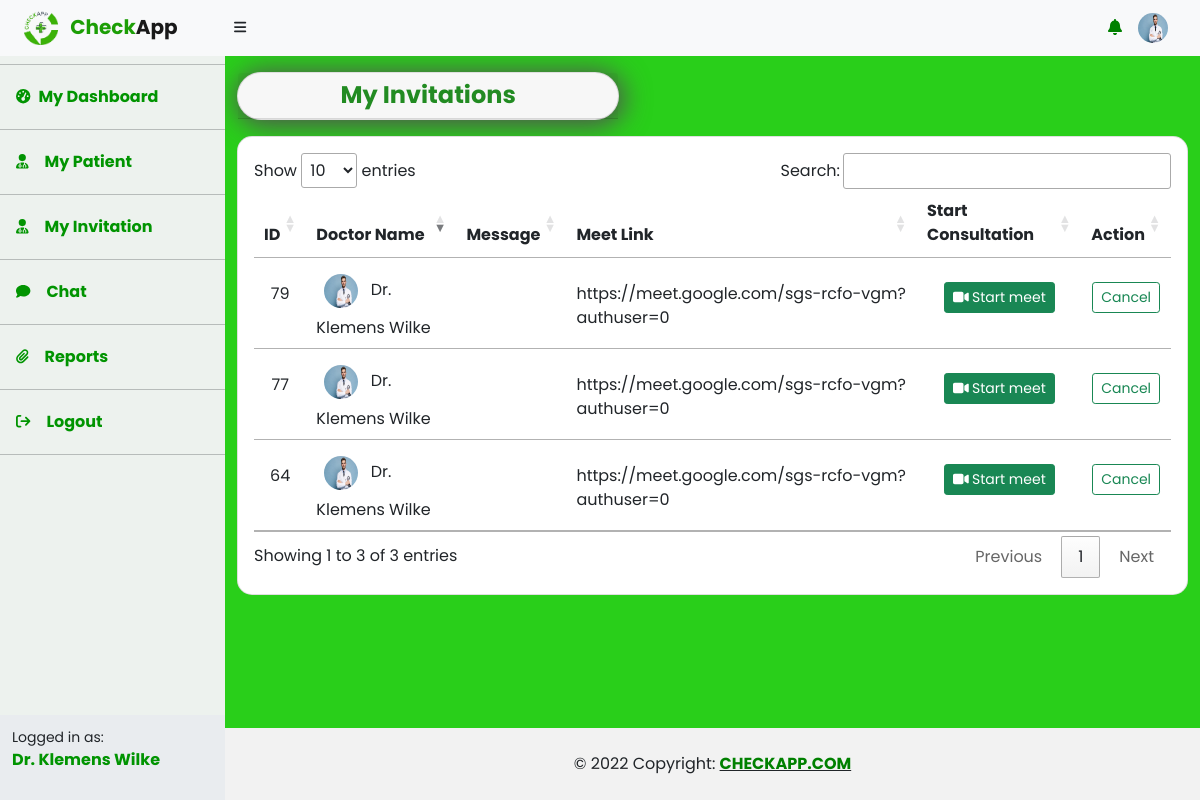
Screenshot of /Doctor-MyInvitations.php (signed in) with the database file from the repository.
### tables this page shows
CREATE TABLE `doctor_record` (
  `Doctor_ID` int(11) NOT NULL,
  `FirstName` varchar(100) NOT NULL,
  `MiddleName` varchar(100) NOT NULL,
  `LastName` varchar(100) NOT NULL,
  `Medical_Specialization` varchar(50) NOT NULL,
  `Gender` varchar(50) NOT NULL,
  `Birthdate` varchar(50) NOT NULL,
  `Age` varchar(50) NOT NULL,
  `Province` varchar(50) NOT NULL,
  `City` varchar(50) NOT NULL,
  `Contact_No` varchar(20) NOT NULL,
  `Photo` varchar(200) NOT NULL,
  `Start_Time` time NOT NULL,
  `End_Time` time NOT NULL,
  `Email` varchar(100) NOT NULL,
  `Password` varchar(100) NOT NULL,
  `User_status` varchar(20) NOT NULL
);

CREATE TABLE `invitation_record` (
  `Invitation_ID` int(11) NOT NULL,
  `Patient_ID` int(11) NOT NULL,
  `Doctor_ID` int(11) NOT NULL,
  `Doctor_photo` varchar(50) NOT NULL,
  `Doctor_Name` varchar(100) NOT NULL,
  `Recipient_Name` varchar(100) NOT NULL,
  `MeetCode` varchar(150) NOT NULL,
  `Messages` varchar(500) NOT NULL,
  `Invitation_Status` int(11) NOT NULL
);

### Doctor-MyInvitations.php (the view, shortened to what this page needs)
<?php
include ('config.php');
$Doctor_ID = $_SESSION['Doctor_ID'];
?>
<!DOCTYPE html>
<html lang="en">
    <head>
        <link href="https://cdn.datatables.net/1.13.1/css/jquery.dataTables.min.css" rel="stylesheet" />
        <link href="css/styles.css" rel="stylesheet" />
    </head>
    <body class="sb-nav-fixed" style="font-family: 'Poppins', sans-serif;">
        <div id="layoutSidenav">
        <?php include('includes/Doctor-nav.php');?>
        <?php include('includes/Doctor-sidenav.php');?>
            <div id="layoutSidenav_content">
                <main class="main">
                    <div class="container-fluid">
                        <div class="row">
                            <div class="col-lg-5">
                                <div class="card mt-3" id="shadow" style="border-radius: 30px;">
                                    <h4 class="card-header fw-bold d-flex justify-content-center">My Invitations</h4>
                                </div>
                            </div>
                        </div>
                        <div class="card mt-3 mb-4" style="border-radius: 15px;">
                            <div class="card-body table-responsive">
                                <table class="table table-hover" id="datatablesSimple">
                                    <thead>
                                        <tr>
                                            <th>ID</th>
                                            <th>Doctor Name</th>
                                            <th>Message</th>
                                            <th>Meet Link</th>
                                            <th>Start Consultation</th>
                                            <th>Action</th>
                                        </tr>
                                    </thead>
                                    <tbody >
                                    <?php
                                    $Doctor_ID = $_SESSION['Doctor_ID'];
                                    $query = "SELECT * FROM invitation_record WHERE Doctor_ID = '$Doctor_ID' ORDER BY Invitation_ID DESC";
                                    $result = mysqli_query($connect, $query);
                                    while($row = mysqli_fetch_array($result)):?>
                                        <tr>
                                            <td><div class="d-flex justify-content-center mt-3"> <?php echo $row['Invitation_ID']; ?> </div></td>
                                            <td><img src="Doctor_uploads/<?php echo $row['Doctor_photo'];?>" alt="" class="rounded-circle py-2 px-2 " width="50" height="50"> Dr. <?php echo $row['Doctor_Name'];?></td>
                                            <td><div class="d-flex justify-content-center mt-3"></div><?php echo $row['Messages']; ?></div></td>
                                            <td><div class="d-flex justify-content-center mt-3"> <?php echo $row['MeetCode']; ?> </div></td>
                                            <td><div class="d-flex justify-content-center mt-3"><a href="<?php echo $row['MeetCode']; ?>" target="_blank" ><button class="btn btn-sm btn-success"> <i class="fa-solid fa-video"></i> Start meet</button></div></td>
                                            <td><div class="d-flex justify-content-center mt-3"><a href="Doctor-invitation-cancel.php?delete=<?php echo $row['Invitation_ID'];?>"><button class="btn  btn-sm btn-outline-success">Cancel</button></a></div></td>
                                    <?php endwhile; ?>
                            </div>
                        </div>
                <?php include('includes/App-footer.php');?>
    </body>
</html>

### includes/Doctor-nav.php (shortened to what this page needs)
<nav class="sb-topnav navbar navbar-expand navbar-light bg-light">
            <a class="navbar-brand ps-3 fw-bold" href="#">
                <img class="round-circle" width="50px" height="50px" src="img/logo.png" alt="">
                <span style="color:#1c9e05;">Check</span>App
            </a>
            <button class="btn btn-link btn-sm order-1 order-lg-0 me-4 me-lg-0" id="sidebarToggle" href="#!"><i class="fas fa-bars"></i></button>
            <ul class="navbar-nav  ms-auto me-0">
                <li class="nav-item dropdown">
                    <a class="nav-link " href="#" role="button" data-bs-toggle="dropdown" aria-expanded="false">
                        <i class="fas fa-bell" style="color:green;"></i>
                    </a>
                </li>
            </ul>
            <ul class="navbar-nav  ms-auto ms-md-0 me-3 me-lg-4">
                <li class="nav-item dropdown">
                    <a class="nav-link" id="navbarDropdown" href="#" role="button" data-bs-toggle="dropdown" aria-expanded="false">
                    <?php
                        $query = "SELECT * FROM doctor_record WHERE Doctor_ID = '$Doctor_ID'";
                        $result = mysqli_query($connect, $query);
                        while($row = mysqli_fetch_array($result)):?>
                        <img src="Doctor_uploads/<?php echo $row['Photo'];?>" alt="" class="rounded-circle" width="30" height="30">
                    <?php endwhile; ?>
                    </a>
                </li>
            </ul>
        </nav>

### includes/Doctor-sidenav.php
<div id="layoutSidenav_nav">
    <nav class="sb-sidenav accordion sb-sidenav-light" id="sidenavAccordion">
        <div class="sb-sidenav-menu">
            <div class="nav">
                <hr class="dropdown-divider bg-dark" />
                <a id="nav-hover" href="Doctor-dashboard.php" class="nav-link fw-bold"><div class="sb-nav-link-icon"><i
                        class="fas fa-tachometer-alt"></i></div>My Dashboard</a>
                <hr class="dropdown-divider bg-dark" />
                <a  id="nav-hover" href="Doctor-patients.php" class="nav-link fw-bold"><div class="sb-nav-link-icon"><i
                        class="fa fa-user-md me-2"></i></div>My Patient</a>
                <hr class="dropdown-divider bg-dark" />
                <a  id="nav-hover" href="Doctor-MyInvitations.php" class="nav-link fw-bold"><div class="sb-nav-link-icon"><i
                        class="fa fa-user-md me-2"></i></div>My Invitation</a>
                <hr class="dropdown-divider bg-dark" />
                <a id="nav-hover" href="#" class="nav-link fw-bold"><div class="sb-nav-link-icon"><i
                        class="fa fa-comment me-2"></i></div>Chat</a>
                <hr class="dropdown-divider bg-dark" />
                <a id="nav-hover" href="#" class="nav-link fw-bold"><div class="sb-nav-link-icon"><i
                        class="fa fa-paperclip me-2"></i></div>Reports</a>
                <hr class="dropdown-divider bg-dark" />
                <a id="nav-hover" href="Doctor-logout.php" class="nav-link fw-bold"><div class="sb-nav-link-icon"><i
                        class="fa fa-sign-out me-2"></i></div>Logout</a>
                <hr class="dropdown-divider bg-dark" />
            </div>
        </div>
        <div class="sb-sidenav-footer">
            <div class="small">Logged in as:</div>
            <?php
                $query = "SELECT * FROM doctor_record WHERE Doctor_ID = '$Doctor_ID'";
                $result = mysqli_query($connect, $query);
                while($row = mysqli_fetch_array($result)):?>
                <p style="color: #019401;" class="fw-bold"> Dr. <?php echo $row['FirstName']; ?> <?php echo $row['LastName']; ?></p>
            <?php endwhile; ?>
        </div>
    </nav>
</div>

### rows the page displays
doctor_record: Photo (picture), FirstName "Klemens", LastName "Wilke"
invitation_record: Invitation_ID "79", Doctor_photo (picture), Doctor_Name "Klemens Wilke", MeetCode "https://meet.google.com/sgs-rcfo-vgm?authuser=0"
invitation_record: Invitation_ID "77", Doctor_photo (picture), Doctor_Name "Klemens Wilke", MeetCode "https://meet.google.com/sgs-rcfo-vgm?authuser=0"
invitation_record: Invitation_ID "64", Doctor_photo (picture), Doctor_Name "Klemens Wilke", MeetCode "https://meet.google.com/sgs-rcfo-vgm?authuser=0"
